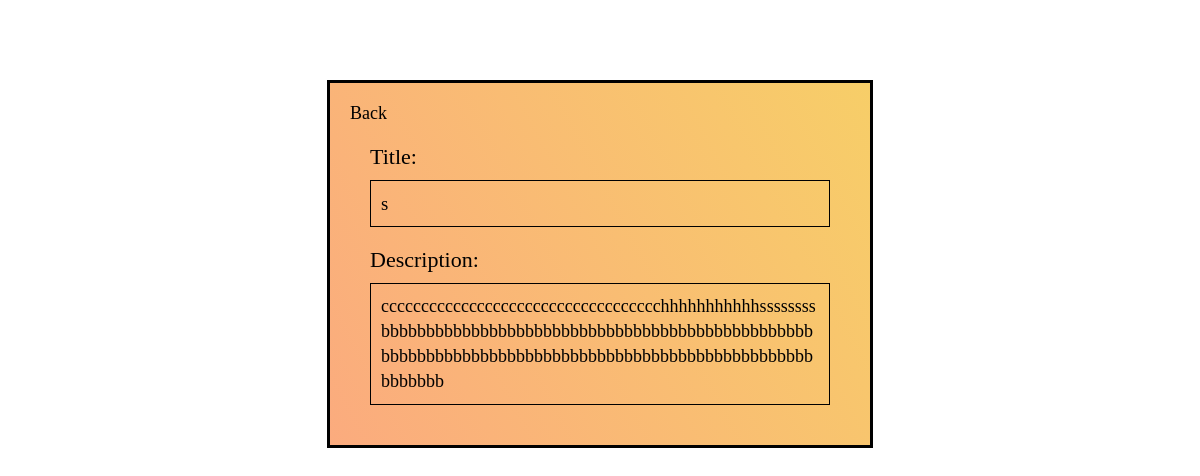
Page /view/22/ (signed in) on the committed database.
### base/models.py (models this page shows, shortened)
class Notes(models.Model):
    user=models.ForeignKey(CustomUser,null=True,blank=True,on_delete=models.CASCADE)
    title=models.CharField(null=True,max_length=100)
    description=models.TextField(null=True)
    added=models.DateTimeField(auto_now_add=True)
    modified=models.DateTimeField(auto_now=True)

### base/views.py (the view)
# urls.py: path('view/<str:pk>/',views.viewnote,name='view'),
@login_required(login_url="login")
def viewnote(request,pk):
    note=Notes.objects.get(id=pk)
    context={
        "note":note
    }
    return render(request,'viewnote.html',context)

### templates/viewnote.html
{% extends 'base.html' %}
{% load static %}
{% block link %}
<link rel='stylesheet' href="{% static '/css/delete and add.css' %}" >
{% endblock link %}
{% block content %}
<div class="container2">
<a href="{% url 'home' %}">Back</a>
<div class="details">
<label for="">Title:</label>
<h3>{{note.title}}</h3>
<label for="">Description:</label>
<p>{{note.description}}</p>
</div>
</div>
{% endblock content %}

### static/css/delete and add.css (style rules this page uses)
* { padding: 0; margin: 0; }
body { display: flex; justify-content: center; align-items: center; }
.container2 { position: absolute; top: 10%; padding: 20px; height: max-content; width: 500px; word-wrap: break-word; border: solid; background-color: #FBAB7E; background-image: linear-gradient(62deg, #FBAB7E 0%, #F7CE68 100%); }
.container2 h3 { font-weight: lighter; margin-bottom: 20px; }
.container2 p { font-size: 18px; }
.details { margin:20px; }
.container2 a { color: black; text-decoration: none; font-size: 18px; }
.container2 p,.container2 h3 { border: 1px solid black; padding: 10px; margin-top: 10px; line-height: 25px; }
.container2 label { font-size: 22px; }

### rows in the picture
Notes: title "s", description "ccccccccccccccccccccccccccccccccccchhhhhhhhhhhssssssssbbbbbbbbbbbbbbbbbbbbbbbbbbbbbbbbbbbbbbbbbbbbbbbbbbbbbbbbbbbbbbbbbbbbbbbbbbbbbbbbbbbbbbbbbbbbbbbbbbbbbbb"
